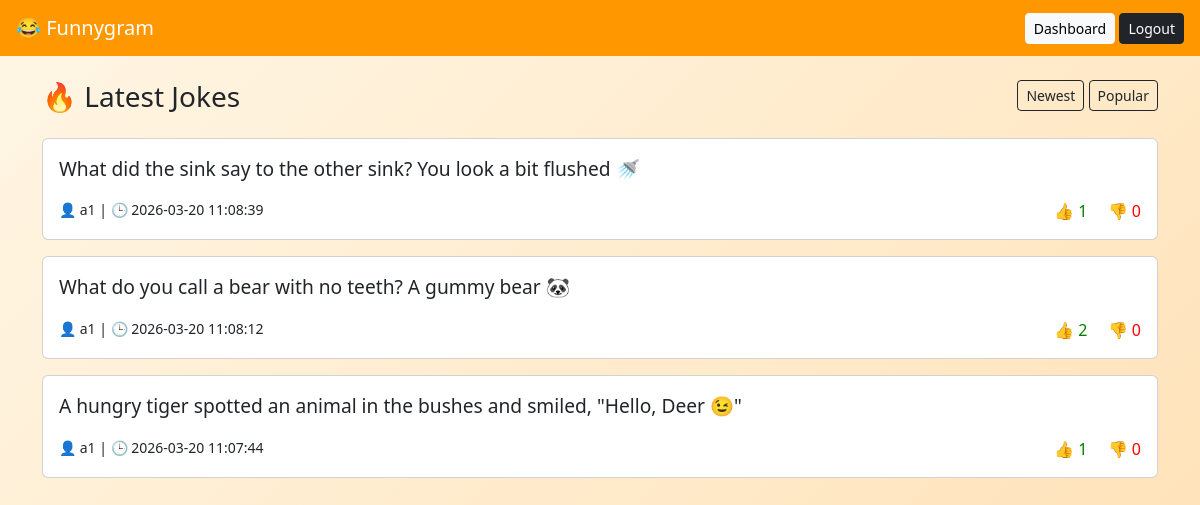
Page / (signed in) on the committed database.
### tables this page shows
CREATE TABLE jokes (
    id INTEGER PRIMARY KEY AUTOINCREMENT,
    user_id INTEGER,
    content TEXT,
    likes INTEGER DEFAULT 0,
    dislikes INTEGER DEFAULT 0,
    created_at DATETIME DEFAULT CURRENT_TIMESTAMP
);

CREATE TABLE users (
    id INTEGER PRIMARY KEY AUTOINCREMENT,
    username TEXT,
    password TEXT
);

### index.php (the view)
<?php include 'db.php';
$sort = isset($_GET['sort']) && $_GET['sort'] == 'likes' ? 'likes DESC' : 'created_at DESC';
$res = $db->query("SELECT jokes.*, users.username
FROM jokes JOIN users ON users.id=jokes.user_id
ORDER BY $sort");
?>
<link rel="stylesheet" href="style.css">
<link href="https://cdn.jsdelivr.net/npm/bootstrap@5.3.0/dist/css/bootstrap.min.css" rel="stylesheet">
<nav class="navbar navbar-dark px-3">
    <span class="navbar-brand">😂 Funnygram</span>
    <div>
        <?php if(isset($_SESSION['user_id'])) { ?>
            <a href="dashboard.php" class="btn btn-light btn-sm">Dashboard</a>
            <a href="logout.php" class="btn btn-dark btn-sm">Logout</a>
        <?php } else { ?>
            <a href="login.php" class="btn btn-light btn-sm">Login</a>
            <a href="signup.php" class="btn btn-dark btn-sm">Signup</a>
        <?php } ?>
    </div>
</nav>
<div class="container mt-4">
    <div class="d-flex justify-content-between mb-3">
        <h3>🔥 Latest Jokes</h3>
        <div>
            <a href="?sort=date" class="btn btn-outline-dark btn-sm">Newest</a>
            <a href="?sort=likes" class="btn btn-outline-dark btn-sm">Popular</a>
        </div>
    </div>
    <?php while ($row = $res->fetchArray()) { ?>
        <div class="card p-3 mb-3">
            <p class="joke-text"><?= htmlspecialchars($row['content']) ?></p>
            <div class="d-flex justify-content-between">
                <small>👤 <?= $row['username'] ?> | 🕒 <?= $row['created_at'] ?></small>
                <div>
                    <a href="like.php?id=<?= $row['id'] ?>&type=like" class="like-btn text-decoration-none">
                        👍 <?= $row['likes'] ?>
                    </a>
                    <a href="like.php?id=<?= $row['id'] ?>&type=dislike" class="ms-3 dislike-btn text-decoration-none">
                        👎 <?= $row['dislikes'] ?>
                    </a>
                </div>
            </div>
        </div>
    <?php } ?>
</div>

### style.css (style rules this page uses)
.navbar { background: #ff9800; }
.card { border-radius: 15px; transition: 0.3s; }
.joke-text { font-size: 1.2rem; font-weight: 500; }
.like-btn { cursor: pointer; color: green; }
.dislike-btn { cursor: pointer; color: red; }

### rows in the picture
jokes: content "What did the sink say to the other sink? You look a bit flushed 🚿", user.username "a1", created_at "2026-03-20 11:08:39", likes "1", dislikes "0"
jokes: content "What do you call a bear with no teeth? A gummy bear 🐼", user.username "a1", created_at "2026-03-20 11:08:12", likes "2", dislikes "0"
jokes: content "A hungry tiger spotted an animal in the bushes and smiled, \"Hello, Deer 😉\"", user.username "a1", created_at "2026-03-20 11:07:44", likes "1", dislikes "0"
